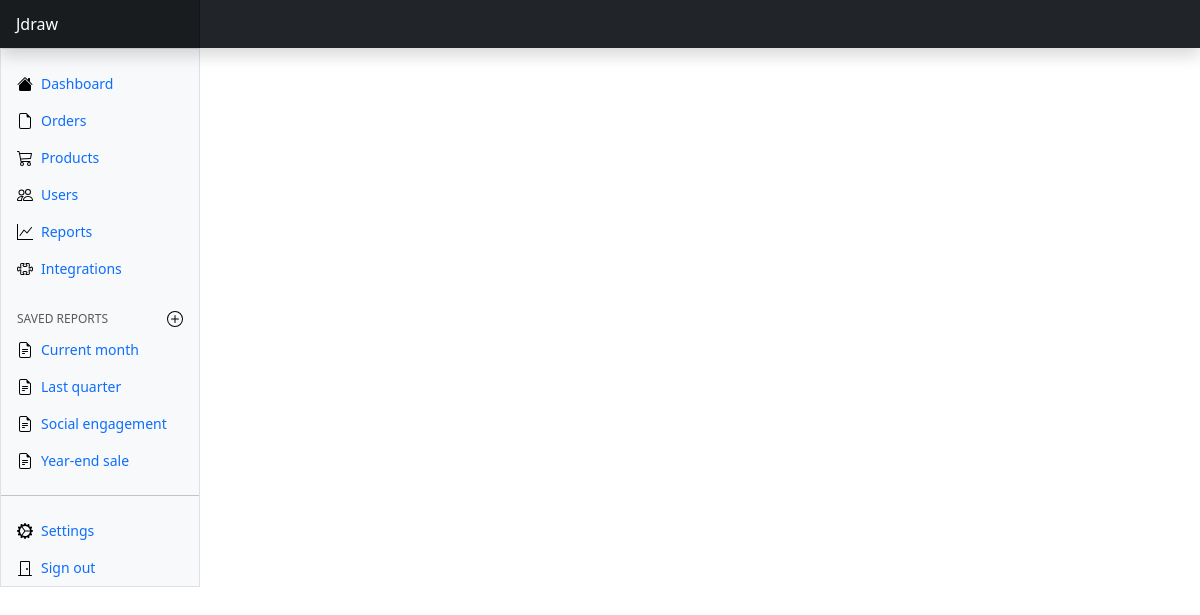
Page /dash_board/orders on the earlier database version.
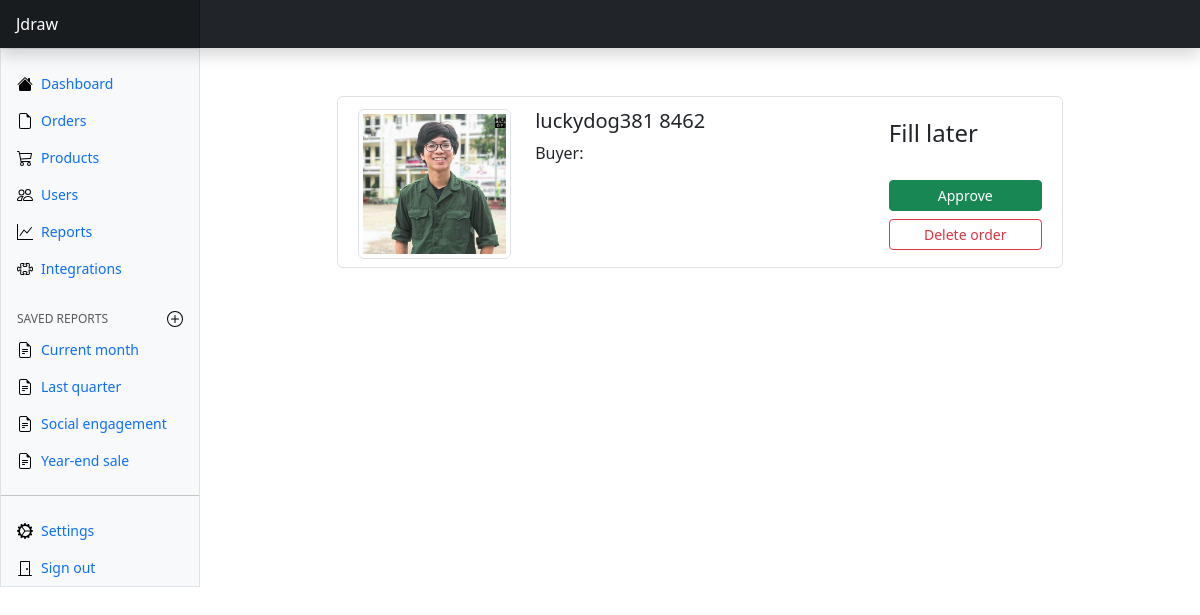
Same page on the later database version.
### exe201/models.py (models this page shows)
class Order(db.Model):
    id = db.Column(db.Integer(), primary_key = True)
    user_id = db.Column(db.Integer(), db.ForeignKey('user.id'))
    status = db.Column(db.String(length = 30), nullable = False, default = 'Pending')
    created_at = db.Column(db.DateTime(), nullable = False, default = datetime.utcnow)
    total_price = db.Column(db.Integer(), nullable = False, default = 0)
    order_payment_content = db.Column(db.String(length = 1000), nullable = True)

### exe201/routes.py (the view)
@app.route('/dash_board/orders')
def dash_board_orders_page():
    orders = Order.query.all()
    for order in orders:
        order.user_image_link = Profile.query.filter_by(user_id=order.user_id).first().image_link
        order.fullname = Profile.query.filter_by(user_id=order.user_id).first().fullname
    for order in orders:
        cart = Cart.query.filter_by(user_id = order.user_id).all()
        order.cart = cart
        for product in order.cart:
            product.name = Product.query.filter_by(id=product.product_id).first().name
            product.price = Product.query.filter_by(id=product.product_id).first().price
            product.image_link = Product.query.filter_by(id=product.product_id).first().image_link
            product.quantity = Cart.query.filter_by(user_id=order.user_id, product_id=product.product_id).first().quantity
    return render_template('dash_board_orders.html', orders = orders)

### exe201/templates/dash_board_orders.html (shortened to what this page needs)
{% extends 'dash_board_base.html' %}
{% block content %}
<div class="container mt-5 mb-5" style="width: fit-content;">
    <div class="d-flex justify-content-center row">
        <div class="col-md-10">
            {% for order in orders %}
            <div class="row p-2 bg-white border rounded">
                <div class="col-md-3 mt-1">
                    <img class="img-thumbnail img-fluid img-responsive rounded product-image" src="{{ url_for('static', filename = order.user_image_link)}}">
                </div>
                <div class="col-md-6 mt-1">
                    <h5>{{ order.order_payment_content }}</h5>
                    <div class="d-flex flex-row">
                        <span>Buyer: {{ order.username }}</span>
                    </div>
                </div>
                <div class="align-items-center align-content-center col-md-3 border-left mt-1">
                    <div class="d-flex flex-row align-items-center">
                        <h4 class="mr-1">Fill later</span>
                    </div>
                    <div class="d-flex flex-column mt-4">
                        <a class="btn btn-success btn-sm" type="button" href="{{ url_for('dash_board_order_confirm', order_id=order.id)}}">Approve</a>
                        <a class="btn btn-outline-danger btn-sm mt-2" type="button" href=" {{ url_for('dash_board_order_delete', order_id=order.id) }}">Delete order</a>
                    </div>
                </div>
            </div>
            {% endfor %}
        </div>
    </div>
</div>
{% endblock %}

### exe201/templates/dash_board_base.html (shortened to what this page needs)
<!doctype html>
<html lang="en">
<head>
  <link href="https://cdn.jsdelivr.net/npm/bootstrap@5.3.0/dist/css/bootstrap.min.css" rel="stylesheet"
>
</head>
<body>
  <header class="navbar sticky-top bg-dark flex-md-nowrap p-0 shadow" data-bs-theme="dark">
    <a class="navbar-brand col-md-3 col-lg-2 me-0 px-3 fs-6 text-white" href="#">Jdraw</a>
  </header>
  <div class="container-fluid">
    <div class="row">
      <div class="sidebar border border-right col-md-3 col-lg-2 p-0 bg-body-tertiary">
        <div class="offcanvas-lg offcanvas-end bg-body-tertiary" tabindex="-1" id="sidebarMenu"
          aria-labelledby="sidebarMenuLabel">
          <div class="offcanvas-body d-md-flex flex-column p-0 pt-lg-3 overflow-y-auto">
            <ul class="nav flex-column">
              <li class="nav-item">
                <a class="nav-link d-flex align-items-center gap-2" aria-current="page" href="#" id="dash-board">
                  <svg class="bi">
                    <use xlink:href="#house-fill"></use>
                  </svg>
                  Dashboard
                </a>
              </li>
              <li class="nav-item">
                <a class="nav-link d-flex align-items-center gap-2" href="{{ url_for('dash_board_orders_page')}}" id="orders">
                  <svg class="bi">
                    <use xlink:href="#file-earmark"></use>
                  </svg>
                  Orders
                </a>
              </li>
              <li class="nav-item">
                <a class="nav-link d-flex align-items-center gap-2" href="{{ url_for('dash_board_products_page')}}" id="products">
                  <svg class="bi">
                    <use xlink:href="#cart"></use>
                  </svg>
                  Products
                </a>
              </li>
              <li class="nav-item">
                <a class="nav-link d-flex align-items-center gap-2" href="{{ url_for('dash_board_users_page')}}" id="users">
                  <svg class="bi">
                    <use xlink:href="#people"></use>
                  </svg>
                  Users
                </a>
              </li>
              <li class="nav-item">
                <a class="nav-link d-flex align-items-center gap-2" href="#" id="reports">
                  <svg class="bi">
                    <use xlink:href="#graph-up"></use>
                  </svg>
                  Reports
                </a>
              </li>
              <li class="nav-item">
                <a class="nav-link d-flex align-items-center gap-2" href="#" id="intergrations">
                  <svg class="bi">
                    <use xlink:href="#puzzle"></use>
                  </svg>
                  Integrations
                </a>
              </li>
            </ul>
            <h6
              class="sidebar-heading d-flex justify-content-between align-items-center px-3 mt-4 mb-1 text-body-secondary text-uppercase">
              <span>Saved reports</span>
              <a class="link-secondary" href="#" aria-label="Add a new report">
                <svg class="bi">
                  <use xlink:href="#plus-circle"></use>
                </svg>
              </a>
            </h6>
            <ul class="nav flex-column mb-auto">
              <li class="nav-item">
                <a class="nav-link d-flex align-items-center gap-2" href="#">
                  <svg class="bi">
                    <use xlink:href="#file-earmark-text"></use>
                  </svg>
                  Current month
                </a>
              </li>
              <li class="nav-item">
                <a class="nav-link d-flex align-items-center gap-2" href="#">
                  <svg class="bi">
                    <use xlink:href="#file-earmark-text"></use>
                  </svg>
                  Last quarter
                </a>
              </li>
              <li class="nav-item">
                <a class="nav-link d-flex align-items-center gap-2" href="#">
                  <svg class="bi">
                    <use xlink:href="#file-earmark-text"></use>
                  </svg>
                  Social engagement
                </a>
              </li>
              <li class="nav-item">
                <a class="nav-link d-flex align-items-center gap-2" href="#">
                  <svg class="bi">
                    <use xlink:href="#file-earmark-text"></use>
                  </svg>
                  Year-end sale
                </a>
              </li>
            </ul>
            <hr class="my-3">
            <ul class="nav flex-column mb-auto">
              <li class="nav-item">
                <a class="nav-link d-flex align-items-center gap-2" href="#">
                  <svg class="bi">
                    <use xlink:href="#gear-wide-connected"></use>
                  </svg>
                  Settings
                </a>
              </li>
              <li class="nav-item">
                <a class="nav-link d-flex align-items-center gap-2" href="#">
                  <svg class="bi">
                    <use xlink:href="#door-closed"></use>
                  </svg>
                  Sign out
                </a>
              </li>
            </ul>
          </div>
        </div>
      </div>
      <main class="col-md-9 ms-sm-auto col-lg-10 px-md-4">
        {% block content %}
        {% endblock %}
      </main>
    </div>
  </div>
</body>
</html>

### exe201/templates/dash_board_base.html (style rules this page uses)
.bi { display: inline-block; width: 1rem; height: 1rem; }
@media (min-width: 768px) { .sidebar .offcanvas-lg { position: -webkit-sticky; position: sticky; top: 48px; } }
.sidebar .nav-link { font-size: .875rem; font-weight: 500; }
.sidebar-heading { font-size: .75rem; }
.navbar-brand { padding-top: .75rem; padding-bottom: .75rem; background-color: rgba(0, 0, 0, .25); box-shadow: inset -1px 0 0 rgba(0, 0, 0, .25); }

Differences in the rows shown:
added Order: order_payment_content "luckydog381 8462"
